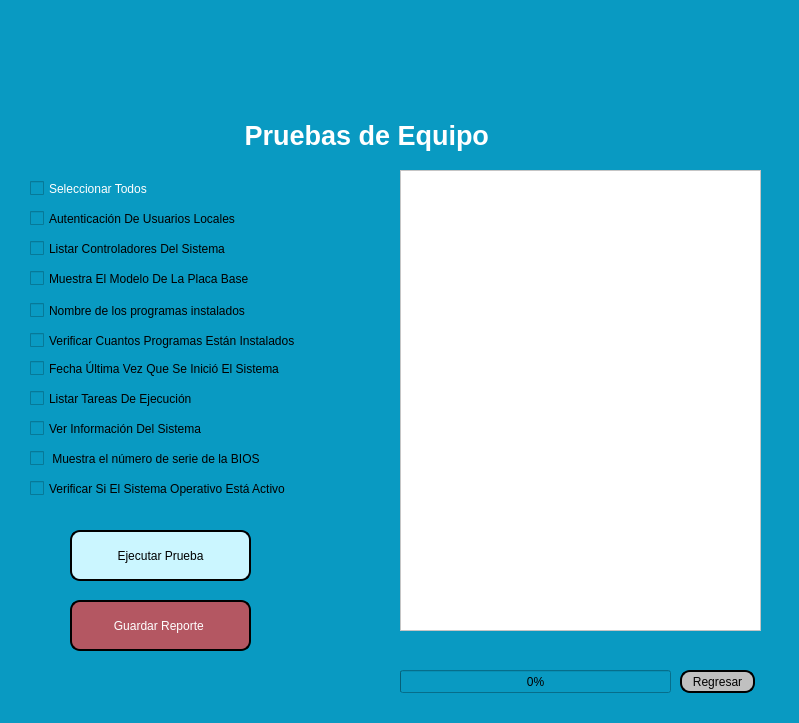
<?xml version="1.0" encoding="UTF-8"?>
<ui version="4.0">
 <class>MainWindow</class>
 <widget class="QMainWindow" name="MainWindow">
  <property name="geometry">
   <rect>
    <x>0</x>
    <y>0</y>
    <width>799</width>
    <height>723</height>
   </rect>
  </property>
  <property name="windowTitle">
   <string>Módulo  Pruebas de Equipo </string>
  </property>
  <property name="styleSheet">
   <string notr="true">background-color: rgb(9, 154, 194);</string>
  </property>
  <widget class="QWidget" name="centralwidget">
   <widget class="QLabel" name="label_2">
    <property name="geometry">
     <rect>
      <x>180</x>
      <y>120</y>
      <width>381</width>
      <height>31</height>
     </rect>
    </property>
    <property name="text">
     <string>&lt;html&gt;&lt;head/&gt;&lt;body&gt;&lt;p align=&quot;center&quot;&gt;&lt;span style=&quot; font-size:20pt; font-weight:600; color:#ffffff;&quot;&gt;Pruebas de Equipo &lt;/span&gt;&lt;/p&gt;&lt;/body&gt;&lt;/html&gt;</string>
    </property>
   </widget>
   <widget class="QTextBrowser" name="textBrowser">
    <property name="geometry">
     <rect>
      <x>400</x>
      <y>170</y>
      <width>361</width>
      <height>461</height>
     </rect>
    </property>
    <property name="styleSheet">
     <string notr="true">background-color: rgb(255, 255, 255);
font: 12pt &quot;Arial&quot;;</string>
    </property>
   </widget>
   <widget class="QPushButton" name="pushButton_23">
    <property name="geometry">
     <rect>
      <x>70</x>
      <y>600</y>
      <width>181</width>
      <height>51</height>
     </rect>
    </property>
    <property name="styleSheet">
     <string notr="true">QPushButton {
    background-color: rgb(180, 87, 98);
    font: 12pt &quot;Arial&quot;;
    color: rgb(255, 255, 255);
    border: 2px solid black;
    border-radius: 10px;
}

QPushButton:hover {
    background-color: rgb(200, 107, 118); /* Color cuando el cursor está sobre el botón */
}

QPushButton:pressed {
    background-color: rgb(150, 67, 78); /* Color cuando el botón está presionado */
}
</string>
    </property>
    <property name="text">
     <string>Guardar Reporte </string>
    </property>
   </widget>
   <widget class="QLabel" name="label">
    <property name="geometry">
     <rect>
      <x>210</x>
      <y>10</y>
      <width>321</width>
      <height>101</height>
     </rect>
    </property>
    <property name="text">
     <string/>
    </property>
    <property name="pixmap">
     <pixmap>Imagenes/Pruebas Generales.jpg</pixmap>
    </property>
   </widget>
   <widget class="QPushButton" name="pushButton_11">
    <property name="geometry">
     <rect>
      <x>70</x>
      <y>530</y>
      <width>181</width>
      <height>51</height>
     </rect>
    </property>
    <property name="styleSheet">
     <string notr="true">QPushButton {
    background-color: rgb(203, 246, 255);
    font: 12pt &quot;Arial&quot;;
    border: 2px solid black;
    border-radius: 10px;
}

QPushButton:hover {
    background-color: rgb(180, 230, 255); /* Color cuando el cursor está sobre el botón */
}

QPushButton:pressed {
    background-color: rgb(150, 220, 255); /* Color cuando el botón está presionado */
}


</string>
    </property>
    <property name="text">
     <string>Ejecutar Prueba</string>
    </property>
   </widget>
   <widget class="QCheckBox" name="checkBox">
    <property name="geometry">
     <rect>
      <x>30</x>
      <y>210</y>
      <width>291</width>
      <height>17</height>
     </rect>
    </property>
    <property name="styleSheet">
     <string notr="true">font: 12pt &quot;Arial&quot;;</string>
    </property>
    <property name="text">
     <string>Autenticación De Usuarios Locales</string>
    </property>
   </widget>
   <widget class="QCheckBox" name="checkBox_2">
    <property name="geometry">
     <rect>
      <x>30</x>
      <y>240</y>
      <width>271</width>
      <height>17</height>
     </rect>
    </property>
    <property name="styleSheet">
     <string notr="true">font: 12pt &quot;Arial&quot;;</string>
    </property>
    <property name="text">
     <string>Listar Controladores Del Sistema </string>
    </property>
   </widget>
   <widget class="QCheckBox" name="checkBox_3">
    <property name="geometry">
     <rect>
      <x>30</x>
      <y>270</y>
      <width>301</width>
      <height>17</height>
     </rect>
    </property>
    <property name="styleSheet">
     <string notr="true">font: 12pt &quot;Arial&quot;;</string>
    </property>
    <property name="text">
     <string>Muestra El Modelo De La Placa Base</string>
    </property>
   </widget>
   <widget class="QCheckBox" name="checkBox_4">
    <property name="geometry">
     <rect>
      <x>30</x>
      <y>300</y>
      <width>291</width>
      <height>21</height>
     </rect>
    </property>
    <property name="styleSheet">
     <string notr="true">font: 12pt &quot;Arial&quot;;</string>
    </property>
    <property name="text">
     <string>Nombre de los programas instalados</string>
    </property>
   </widget>
   <widget class="QCheckBox" name="checkBox_5">
    <property name="geometry">
     <rect>
      <x>30</x>
      <y>330</y>
      <width>351</width>
      <height>21</height>
     </rect>
    </property>
    <property name="styleSheet">
     <string notr="true">font: 12pt &quot;Arial&quot;;</string>
    </property>
    <property name="text">
     <string>Verificar Cuantos Programas Están Instalados</string>
    </property>
   </widget>
   <widget class="QCheckBox" name="checkBox_6">
    <property name="geometry">
     <rect>
      <x>30</x>
      <y>360</y>
      <width>341</width>
      <height>17</height>
     </rect>
    </property>
    <property name="styleSheet">
     <string notr="true">font: 12pt &quot;Arial&quot;;</string>
    </property>
    <property name="text">
     <string>Fecha Última Vez Que Se Inició El Sistema</string>
    </property>
   </widget>
   <widget class="QCheckBox" name="checkBox_7">
    <property name="geometry">
     <rect>
      <x>30</x>
      <y>390</y>
      <width>271</width>
      <height>17</height>
     </rect>
    </property>
    <property name="styleSheet">
     <string notr="true">font: 12pt &quot;Arial&quot;;</string>
    </property>
    <property name="text">
     <string>Listar Tareas De Ejecución</string>
    </property>
   </widget>
   <widget class="QCheckBox" name="checkBox_8">
    <property name="geometry">
     <rect>
      <x>30</x>
      <y>420</y>
      <width>271</width>
      <height>17</height>
     </rect>
    </property>
    <property name="styleSheet">
     <string notr="true">font: 12pt &quot;Arial&quot;;</string>
    </property>
    <property name="text">
     <string>Ver Información Del Sistema</string>
    </property>
   </widget>
   <widget class="QCheckBox" name="checkBox_9">
    <property name="geometry">
     <rect>
      <x>30</x>
      <y>450</y>
      <width>331</width>
      <height>17</height>
     </rect>
    </property>
    <property name="styleSheet">
     <string notr="true">font: 12pt &quot;Arial&quot;;</string>
    </property>
    <property name="text">
     <string> Muestra el número de serie de la BIOS</string>
    </property>
   </widget>
   <widget class="QCheckBox" name="checkBox_10">
    <property name="geometry">
     <rect>
      <x>30</x>
      <y>480</y>
      <width>351</width>
      <height>17</height>
     </rect>
    </property>
    <property name="styleSheet">
     <string notr="true">font: 12pt &quot;Arial&quot;;</string>
    </property>
    <property name="text">
     <string>Verificar Si El Sistema Operativo Está Activo</string>
    </property>
   </widget>
   <widget class="QPushButton" name="pushButton_2">
    <property name="geometry">
     <rect>
      <x>680</x>
      <y>670</y>
      <width>75</width>
      <height>23</height>
     </rect>
    </property>
    <property name="styleSheet">
     <string notr="true">QPushButton {
    background-color: rgb(192, 192, 192);
    font: 11pt &quot;Arial&quot;;
    color: rgb(0, 0, 0); /* Color del texto negro por defecto */
    border: 2px solid black;
    border-radius: 10px;
}

QPushButton:hover {
    background-color: rgb(212, 212, 212); /* Color cuando el cursor está sobre el botón */
}

QPushButton:pressed {
    background-color: rgb(172, 172, 172); /* Color cuando el botón está presionado */
}
</string>
    </property>
    <property name="text">
     <string>Regresar</string>
    </property>
   </widget>
   <widget class="QProgressBar" name="progressBar">
    <property name="geometry">
     <rect>
      <x>400</x>
      <y>670</y>
      <width>271</width>
      <height>23</height>
     </rect>
    </property>
    <property name="styleSheet">
     <string notr="true">font: 12pt &quot;Arial&quot;;</string>
    </property>
    <property name="value">
     <number>0</number>
    </property>
   </widget>
   <widget class="QCheckBox" name="checkBox_11">
    <property name="geometry">
     <rect>
      <x>30</x>
      <y>180</y>
      <width>191</width>
      <height>17</height>
     </rect>
    </property>
    <property name="styleSheet">
     <string notr="true">font: 12pt &quot;Arial&quot;;
color: rgb(255, 255, 255); /* Blanco */
</string>
    </property>
    <property name="text">
     <string>Seleccionar Todos </string>
    </property>
   </widget>
  </widget>
  <widget class="QStatusBar" name="statusbar"/>
 </widget>
 <resources/>
 <connections/>
</ui>
